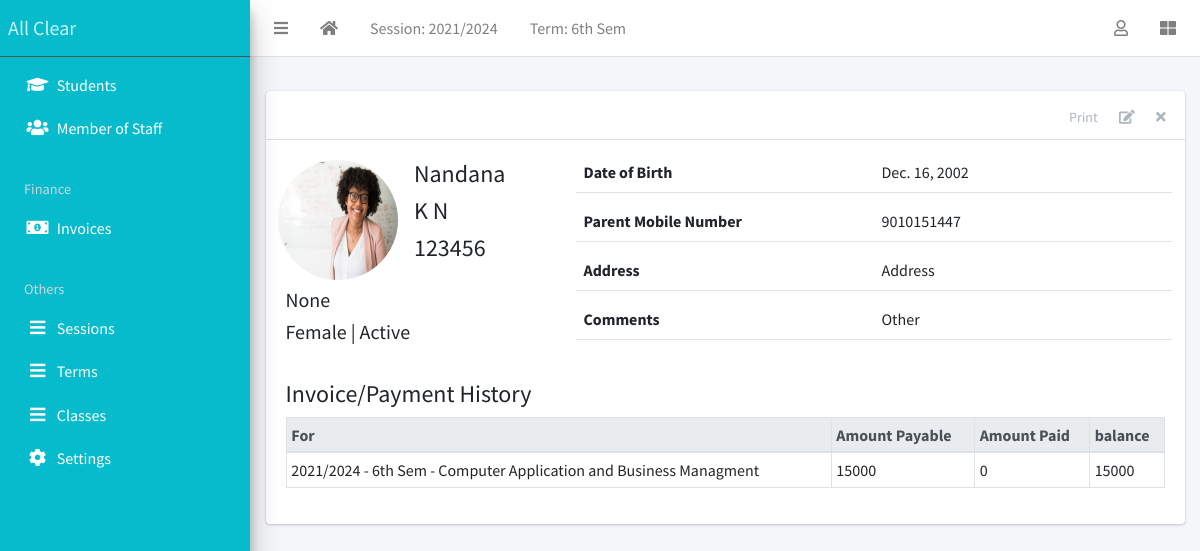
Screenshot of /student/5/ (signed in) with the database file from the repository.
### apps/corecode/models.py (models this page shows)
class AcademicSession(models.Model):
    name = models.CharField(max_length=200, unique=True)
    current = models.BooleanField(default=True)
    class Meta:
        ordering = ["-name"]
    def __str__(self):
        return self.name

class AcademicTerm(models.Model):
    name = models.CharField(max_length=20, unique=True)
    current = models.BooleanField(default=True)
    class Meta:
        ordering = ["name"]
    def __str__(self):
        return self.name

class StudentClass(models.Model):
    name = models.CharField(max_length=200, unique=True)
    class Meta:
        verbose_name = "Class"
        verbose_name_plural = "Classes"
        ordering = ["name"]
    def __str__(self):
        return self.name

### apps/students/models.py (models this page shows, shortened)
class Student(models.Model):
    STATUS_CHOICES = [("active", "Active"), ("inactive", "Inactive")]
    GENDER_CHOICES = [("male", "Male"), ("female", "Female")]
    current_status = models.CharField(
        max_length=10, choices=STATUS_CHOICES, default="active"
    )
    registration_number = models.CharField(max_length=200, unique=True)
    surname = models.CharField(max_length=200)
    firstname = models.CharField(max_length=200)
    other_name = models.CharField(max_length=200, blank=True)
    gender = models.CharField(max_length=10, choices=GENDER_CHOICES, default="male")
    date_of_birth = models.DateField(default=timezone.now)
    current_class = models.ForeignKey(
        StudentClass, on_delete=models.SET_NULL, blank=True, null=True
    )
    date_of_admission = models.DateField(default=timezone.now)
    mobile_num_regex = RegexValidator(
        regex="^[0-9]{10,15}$", message="Entered mobile number isn't in a right format!"
    )
    parent_mobile_number = models.CharField(
        validators=[mobile_num_regex], max_length=13, blank=True
    )
    address = models.TextField(blank=True)
    others = models.TextField(blank=True)
    passport = models.ImageField(blank=True, upload_to="students/passports/")
    class Meta:
        ordering = ["surname", "firstname", "other_name"]

### apps/finance/models.py (models this page shows, shortened)
class Invoice(models.Model):
    student = models.ForeignKey(Student, on_delete=models.CASCADE)
    session = models.ForeignKey(AcademicSession, on_delete=models.CASCADE)
    term = models.ForeignKey(AcademicTerm, on_delete=models.CASCADE)
    class_for = models.ForeignKey(StudentClass, on_delete=models.CASCADE)
    balance_from_previous_term = models.IntegerField(default=0)
    status = models.CharField(
        max_length=20,
        choices=[("active", "Active"), ("closed", "Closed")],
        default="active",
    )
    class Meta:
        ordering = ["student", "term"]
    def balance(self):
        payable = self.total_amount_payable()
        paid = self.total_amount_paid()
        return payable - paid
    def amount_payable(self):
        items = InvoiceItem.objects.filter(invoice=self)
        total = 0
        for item in items:
            total += item.amount
        return total
    def total_amount_payable(self):
        return self.balance_from_previous_term + self.amount_payable()
    def total_amount_paid(self):
        receipts = Receipt.objects.filter(invoice=self)
        amount = 0
        for receipt in receipts:
            amount += receipt.amount_paid
        return amount

class InvoiceItem(models.Model):
    invoice = models.ForeignKey(Invoice, on_delete=models.CASCADE)
    description = models.CharField(max_length=200)
    amount = models.IntegerField()

### apps/students/views.py (the view)
# urls.py: path("<int:pk>/", StudentDetailView.as_view(), name="student-detail"),
class StudentDetailView(LoginRequiredMixin, DetailView):
    model = Student
    template_name = "students/student_detail.html"
    def get_context_data(self, **kwargs):
        context = super(StudentDetailView, self).get_context_data(**kwargs)
        context["payments"] = Invoice.objects.filter(student=self.object)
        return context

### apps/corecode/context_processors.py (called while the page is built)
def site_defaults(request):
    current_session = AcademicSession.objects.get(current=True)
    current_term = AcademicTerm.objects.get(current=True)
    vals = SiteConfig.objects.all()
    contexts = {
        "current_session": current_session.name,
        "current_term": current_term.name,
    }
    for val in vals:
        contexts[val.key] = val.value
    return contexts

### apps/students/templates/students/student_detail.html (shortened to what this page needs)
{% extends 'base.html' %}
{% load static %}
{% block content-header %}
<div class="card-header">
  <div class="card-tools">
    <a href="#" class="btn btn-tool">Print</a>
    <a href="{% url 'student-update' object.id %}" class="btn btn-tool">
      <i class="fas fa-edit"></i>
    </a>
    <a href="{% url 'student-delete' object.id %}" class="btn btn-tool">
      <i class="fas fa-times"></i>
    </a>
  </div>
</div>
{% endblock content-header %}
{% block content %}
    <div class="row mb-4">
      <div class="col-sm-4">
        <div class="row mb-2">
          {% if object.passport %}
            <img
              src="{{ object.passport.url }}"
              class="float-left rounded-circle mr-3" style="width: 120px; height: 120px;">
          {% else %}
            <img
              src="{% static 'dist/img/avatar.png' %}"
              class="float-left rounded-circle mr-3" style="width: 120px; height: 120px;">
          {% endif %}
          <div class="float-right">
            <h4>{{ object.surname }} </h4>
            <h4>{{ object.firstname }} </h4>
            <h4>{{ object.registration_number }} </h4>
          </div>
        </div>
        <h5>{{ object.current_class }} </h5>
        <h5>{{ object.get_gender_display }} | {{ object.get_current_status_display }}</h5>
      </div>
      <div class="col-sm-8">
        <div>
          <div class="form-group border-bottom row">
            <label class="col">
              Date of Birth
            </label>
            <div class="col">
              {{ object.date_of_birth }}
            </div>
          </div>
          <div class="form-group border-bottom row">
            <label class="col">
              Parent Mobile Number
            </label>
            <div class="col">
              {{ object.parent_mobile_number}}
            </div>
          </div>
          <div class="form-group border-bottom row">
            <label class="col">
              Address
            </label>
            <div class="col">
              {{ object.address }}
            </div>
          </div>
          <div class="form-group border-bottom row">
            <label class="col">
              Comments
            </label>
            <div class="col">
              {{ object.others }}
            </div>
          </div>
        </div>
      </div>
    </div>
    <h4>Invoice/Payment History</h4>
    {% if payments %}
      <table class="table table-sm table-bordered table-hover">
        <thead class="thead-light">
          <tr>
            <th>For</th>
            <th>Amount Payable</th>
            <th>Amount Paid</th>
            <th>balance</th>
          </tr>
        </thead>
        <tbody>
          {% for payment in payments %}
            <tr class='clickable-row' data-href="{% url 'invoice-detail' payment.id %}">
              <td>{{payment.session}} - {{payment.term}} - {{ payment.class_for}}</td>
              <td>{{payment.total_amount_payable}}</td>
              <td>{{payment.total_amount_paid}}</td>
              <td>{{payment.balance}}</td>
            </tr>
          {% endfor %}
        </tbody>
      </table>
    {% else %}
        <p>There are no payment history for {{object}}</p>
    {% endif %}
{% endblock content %}

### templates/base.html (shortened to what this page needs)
{% load static %}
<!DOCTYPE html>
<html lang="en">
<head>
  <link rel="stylesheet" href="{% static 'plugins/fontawesome-free/css/all.min.css' %}">
  <link rel="stylesheet" href="{% static 'plugins/toastr/toastr.min.css' %}">
  <link rel="stylesheet"
    href="{% static 'plugins/overlayScrollbars/css/OverlayScrollbars.min.css' %}">
  <link rel="stylesheet" href="{% static 'plugins/Datatables/datatables.min.css' %}" />
  <link rel="stylesheet" href="{% static 'dist/css/adminlte.min.css' %}">
</head>
<body
  class="hold-transition sidebar-mini layout-fixed layout-navbar-fixed layout-footer-fixed">
  <div class="wrapper">
    <nav class="main-header navbar navbar-expand navbar-white navbar-light">
      <ul class="navbar-nav">
        <li class="nav-item">
          <a class="nav-link" data-widget="pushmenu" href="#" role="button"><i
              class="fas fa-bars"></i></a>
        </li>
        <li class="nav-item d-none d-sm-inline-block">
          <a href="{% url 'home' %} " class="nav-link"><i class="fa fa-home"></i></a>
        </li>
        <li class="nav-item d-none d-sm-inline-block">
          <a href="{% url 'current-session' %}" class="nav-link">Session: {{ current_session }}</a>
        </li>
        <li class="nav-item d-none d-sm-inline-block">
          <a href="{% url 'current-session' %}" class="nav-link">Term: {{ current_term }}</a>
        </li>
      </ul>
      <ul class="navbar-nav ml-auto">
        <li class="nav-item dropdown">
          <a class="nav-link" data-toggle="dropdown" href="#">
            <i class="far fa-user"></i>
          </a>
        </li>
        <li class="nav-item">
          <a class="nav-link" data-widget="control-sidebar" data-slide="true"
            href="#" role="button"><i class="fas fa-th-large"></i></a>
        </li>
      </ul>
    </nav>
    <aside class="main-sidebar sidebar-dark-primary elevation-4">
      <a href="{% url 'home' %}" class="brand-link color_link">All Clear</a>
      <div class="sidebar">
        <nav class="mt-2">
          <ul class="nav nav-pills nav-sidebar flex-column"
            data-widget="treeview" role="menu" data-accordion="false">
            <li class="nav-item">
              <a href="{% url 'student-list' %}" class="nav-link color_link">
                <i class="nav-icon fas fa-graduation-cap"></i>
                <p>
                  Students
                </p>
              </a>
            </li>
            <li class="nav-item">
              <a href="{% url 'staff-list' %}" class="nav-link color_link">
                <i class="nav-icon fas fa-users"></i>
                <p>
                  Member of Staff
                </p>
              </a>
            </li>
            <li class="nav-header color_link">Finance</li>
            <li class="nav-item">
              <a href="{% url 'invoice-list' %}" class="nav-link color_link">
                <i class="nav-icon fas fa-money-bill-alt"></i>
                <p>
                  Invoices
                </p>
              </a>
            </li>
            <li class="nav-header color_link">Others</li>
                <li class="nav-item">
                  <a href="{% url 'sessions' %}" class="nav-link color_link">
                    <i class="nav-icon fas fa-bars"></i>
                    <p>
                      Sessions
                    </p>
                  </a>
                </li>
                <li class="nav-item">
                  <a href="{% url 'terms' %}" class="nav-link color_link">
                    <i class="nav-icon fas fa-bars"></i>
                    <p>
                      Terms
                    </p>
                  </a>
                </li>
                <li class="nav-item">
                  <a href="{% url 'classes' %}" class="nav-link color_link">
                    <i class="nav-icon fas fa-bars"></i>
                    <p>
                      Classes
                    </p>
                  </a>
                </li>
            <li class="nav-item">
              <a href="{% url 'configs' %}" class="nav-link color_link">
                <i class="nav-icon fas fa-cog"></i>
                <p>
                  Settings
                </p>
              </a>
            </li>
          </ul>
        </nav>
      </div>
    </aside>
    <div class="content-wrapper">
      <section class="content-header">
      </section>
      <section class="content">
        <div class="container-fluid">
          <div class="row">
            <div class="col-md-12">
              {% block fullcard %}
              <div class="card">
                {% block content-header %}{% endblock content-header %}
                <div class="card-body">
                  <div class="row">
                    <div class="col">
                      {% block content %}
                      {% endblock content %}
                    </div>
                  </div>
                </div>
              </div>
              {% endblock fullcard %}
            </div>
          </div>
        </div>
      </section>
    </div>
  </div>
</body>
</html>

### rows the page displays
AcademicSession: name "2021/2024"
AcademicTerm: name "6th Sem"
Student: passport (picture), surname "Nandana", firstname "K N", registration_number "123456", current_class "None", gender "Female", current_status "Active", date_of_birth "Dec. 16, 2002", parent_mobile_number "9010151447", address "Address", others "Other"
Invoice: session "2021/2024", term "6th Sem", class_for "Computer Application and Business Managment", total_amount_payable "15000", total_amount_paid "0", balance "15000"
